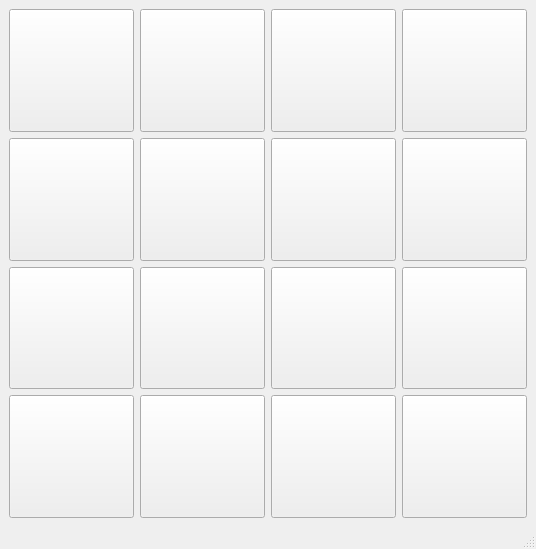
<?xml version="1.0" encoding="UTF-8"?>
<ui version="4.0">
 <class>MainWindow</class>
 <widget class="QMainWindow" name="MainWindow">
  <property name="geometry">
   <rect>
    <x>0</x>
    <y>0</y>
    <width>536</width>
    <height>549</height>
   </rect>
  </property>
  <property name="windowTitle">
   <string>Puzzel 15</string>
  </property>
  <widget class="QWidget" name="centralwidget">
   <layout class="QGridLayout" name="gridLayout">
    <item row="0" column="0">
     <widget class="QPushButton" name="btn_1">
      <property name="sizePolicy">
       <sizepolicy hsizetype="Minimum" vsizetype="Expanding">
        <horstretch>0</horstretch>
        <verstretch>0</verstretch>
       </sizepolicy>
      </property>
      <property name="font">
       <font>
        <pointsize>20</pointsize>
       </font>
      </property>
      <property name="text">
       <string/>
      </property>
     </widget>
    </item>
    <item row="0" column="1">
     <widget class="QPushButton" name="btn_2">
      <property name="sizePolicy">
       <sizepolicy hsizetype="Minimum" vsizetype="Expanding">
        <horstretch>0</horstretch>
        <verstretch>0</verstretch>
       </sizepolicy>
      </property>
      <property name="font">
       <font>
        <pointsize>20</pointsize>
       </font>
      </property>
      <property name="text">
       <string/>
      </property>
     </widget>
    </item>
    <item row="0" column="2">
     <widget class="QPushButton" name="btn_3">
      <property name="sizePolicy">
       <sizepolicy hsizetype="Minimum" vsizetype="Expanding">
        <horstretch>0</horstretch>
        <verstretch>0</verstretch>
       </sizepolicy>
      </property>
      <property name="font">
       <font>
        <pointsize>20</pointsize>
       </font>
      </property>
      <property name="text">
       <string/>
      </property>
     </widget>
    </item>
    <item row="0" column="3">
     <widget class="QPushButton" name="btn_4">
      <property name="sizePolicy">
       <sizepolicy hsizetype="Minimum" vsizetype="Expanding">
        <horstretch>0</horstretch>
        <verstretch>0</verstretch>
       </sizepolicy>
      </property>
      <property name="font">
       <font>
        <pointsize>20</pointsize>
       </font>
      </property>
      <property name="text">
       <string/>
      </property>
     </widget>
    </item>
    <item row="1" column="0">
     <widget class="QPushButton" name="btn_5">
      <property name="sizePolicy">
       <sizepolicy hsizetype="Minimum" vsizetype="Expanding">
        <horstretch>0</horstretch>
        <verstretch>0</verstretch>
       </sizepolicy>
      </property>
      <property name="font">
       <font>
        <pointsize>20</pointsize>
       </font>
      </property>
      <property name="text">
       <string/>
      </property>
     </widget>
    </item>
    <item row="1" column="1">
     <widget class="QPushButton" name="btn_6">
      <property name="sizePolicy">
       <sizepolicy hsizetype="Minimum" vsizetype="Expanding">
        <horstretch>0</horstretch>
        <verstretch>0</verstretch>
       </sizepolicy>
      </property>
      <property name="font">
       <font>
        <pointsize>20</pointsize>
       </font>
      </property>
      <property name="text">
       <string/>
      </property>
     </widget>
    </item>
    <item row="1" column="2">
     <widget class="QPushButton" name="btn_7">
      <property name="sizePolicy">
       <sizepolicy hsizetype="Minimum" vsizetype="Expanding">
        <horstretch>0</horstretch>
        <verstretch>0</verstretch>
       </sizepolicy>
      </property>
      <property name="font">
       <font>
        <pointsize>20</pointsize>
       </font>
      </property>
      <property name="text">
       <string/>
      </property>
     </widget>
    </item>
    <item row="1" column="3">
     <widget class="QPushButton" name="btn_8">
      <property name="sizePolicy">
       <sizepolicy hsizetype="Minimum" vsizetype="Expanding">
        <horstretch>0</horstretch>
        <verstretch>0</verstretch>
       </sizepolicy>
      </property>
      <property name="font">
       <font>
        <pointsize>20</pointsize>
       </font>
      </property>
      <property name="text">
       <string/>
      </property>
     </widget>
    </item>
    <item row="2" column="0">
     <widget class="QPushButton" name="btn_9">
      <property name="sizePolicy">
       <sizepolicy hsizetype="Minimum" vsizetype="Expanding">
        <horstretch>0</horstretch>
        <verstretch>0</verstretch>
       </sizepolicy>
      </property>
      <property name="font">
       <font>
        <pointsize>20</pointsize>
       </font>
      </property>
      <property name="text">
       <string/>
      </property>
     </widget>
    </item>
    <item row="2" column="1">
     <widget class="QPushButton" name="btn_10">
      <property name="sizePolicy">
       <sizepolicy hsizetype="Minimum" vsizetype="Expanding">
        <horstretch>0</horstretch>
        <verstretch>0</verstretch>
       </sizepolicy>
      </property>
      <property name="font">
       <font>
        <pointsize>20</pointsize>
       </font>
      </property>
      <property name="text">
       <string/>
      </property>
     </widget>
    </item>
    <item row="2" column="2">
     <widget class="QPushButton" name="btn_11">
      <property name="sizePolicy">
       <sizepolicy hsizetype="Minimum" vsizetype="Expanding">
        <horstretch>0</horstretch>
        <verstretch>0</verstretch>
       </sizepolicy>
      </property>
      <property name="font">
       <font>
        <pointsize>20</pointsize>
       </font>
      </property>
      <property name="text">
       <string/>
      </property>
     </widget>
    </item>
    <item row="2" column="3">
     <widget class="QPushButton" name="btn_12">
      <property name="sizePolicy">
       <sizepolicy hsizetype="Minimum" vsizetype="Expanding">
        <horstretch>0</horstretch>
        <verstretch>0</verstretch>
       </sizepolicy>
      </property>
      <property name="font">
       <font>
        <pointsize>20</pointsize>
       </font>
      </property>
      <property name="text">
       <string/>
      </property>
     </widget>
    </item>
    <item row="3" column="0">
     <widget class="QPushButton" name="btn_13">
      <property name="sizePolicy">
       <sizepolicy hsizetype="Minimum" vsizetype="Expanding">
        <horstretch>0</horstretch>
        <verstretch>0</verstretch>
       </sizepolicy>
      </property>
      <property name="font">
       <font>
        <pointsize>20</pointsize>
       </font>
      </property>
      <property name="text">
       <string/>
      </property>
     </widget>
    </item>
    <item row="3" column="1">
     <widget class="QPushButton" name="btn_14">
      <property name="sizePolicy">
       <sizepolicy hsizetype="Minimum" vsizetype="Expanding">
        <horstretch>0</horstretch>
        <verstretch>0</verstretch>
       </sizepolicy>
      </property>
      <property name="font">
       <font>
        <pointsize>20</pointsize>
       </font>
      </property>
      <property name="text">
       <string/>
      </property>
     </widget>
    </item>
    <item row="3" column="2">
     <widget class="QPushButton" name="btn_15">
      <property name="sizePolicy">
       <sizepolicy hsizetype="Minimum" vsizetype="Expanding">
        <horstretch>0</horstretch>
        <verstretch>0</verstretch>
       </sizepolicy>
      </property>
      <property name="font">
       <font>
        <pointsize>20</pointsize>
       </font>
      </property>
      <property name="text">
       <string/>
      </property>
     </widget>
    </item>
    <item row="3" column="3">
     <widget class="QPushButton" name="btn_16">
      <property name="sizePolicy">
       <sizepolicy hsizetype="Minimum" vsizetype="Expanding">
        <horstretch>0</horstretch>
        <verstretch>0</verstretch>
       </sizepolicy>
      </property>
      <property name="font">
       <font>
        <pointsize>20</pointsize>
       </font>
      </property>
      <property name="text">
       <string/>
      </property>
     </widget>
    </item>
   </layout>
  </widget>
  <widget class="QMenuBar" name="menubar">
   <property name="geometry">
    <rect>
     <x>0</x>
     <y>0</y>
     <width>536</width>
     <height>22</height>
    </rect>
   </property>
  </widget>
  <widget class="QStatusBar" name="statusbar"/>
 </widget>
 <resources/>
 <connections/>
</ui>
